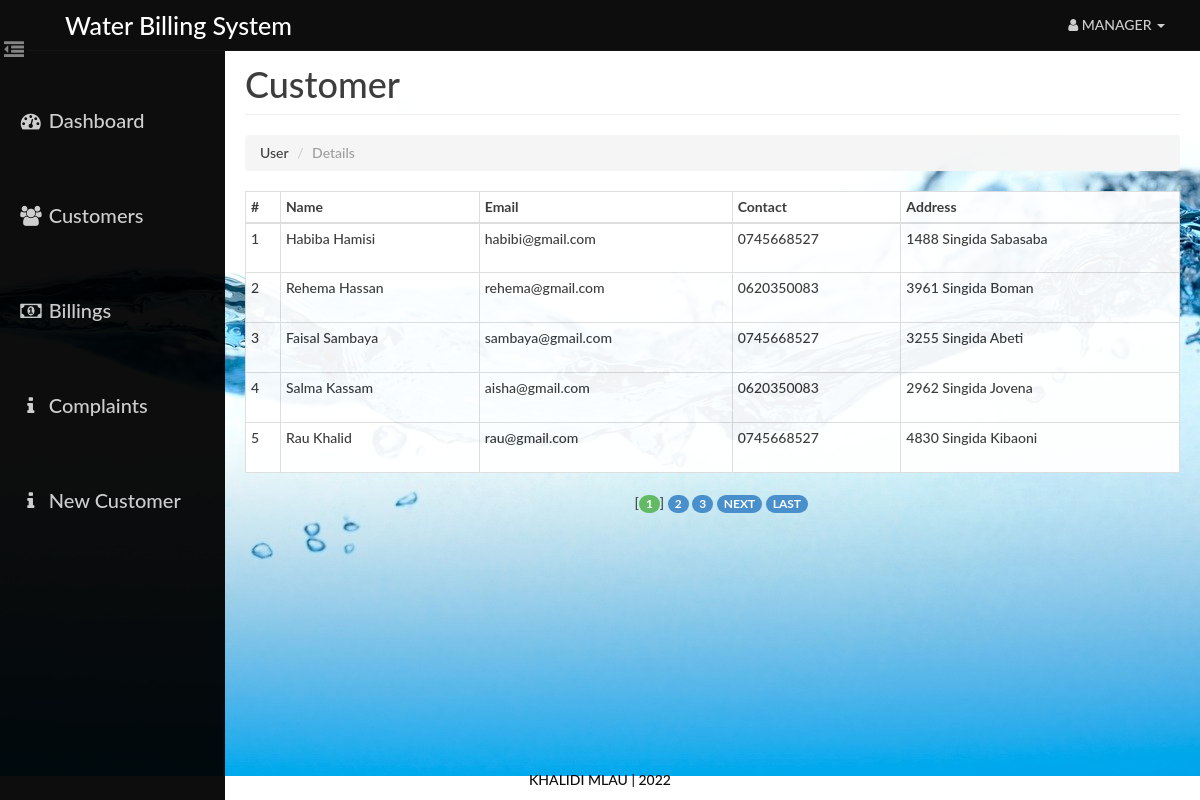
The page /admin/users.php (signed in) on the database its author committed.
### tables this page shows
CREATE TABLE `user` (
  `id` int(14) NOT NULL,
  `name` varchar(40) NOT NULL,
  `email` varchar(40) NOT NULL,
  `phone` varchar(255) NOT NULL,
  `pass` varchar(20) NOT NULL,
  `address` varchar(100) NOT NULL
);

### admin/paging1.php (called while the page is built, shortened)
<?php
    $rowsperpage = 5;
    if (isset($_GET['currentpage']) && is_numeric($_GET['currentpage'])) {
       $currentpage = (int) $_GET['currentpage'];
    } else {
       $currentpage = 1;
    }
    $offset = ($currentpage - 1) * $rowsperpage;
 ?>

### Includes/admin.php (called while the page is built, shortened)
<?php
    function retrieve_users_detail($id,$offset, $rowsperpage)
    {
        global $con;
        $query  = "SELECT * FROM user ";
        $query .= " LIMIT {$offset}, {$rowsperpage} ";
        $result = mysqli_query($con,$query);
        return $result;
    }
 ?>

### admin/users.php (the view, shortened to what this page needs)
<?php
    require_once('head_html.php');
    require_once('../Includes/session.php');
    require_once('../Includes/admin.php');
?>
<body style="background: url(./../assets/img/bg.jpg);opacity:.95;">
    <div id="wrapper">
        <?php
            require_once("nav.php");
            require_once("sidebar.php");
        ?>
        <div id="page-content-wrapper">
            <div class="container-fluid">
                <div class="row">
                    <div class="col-lg-12">
                        <h1 class="page-header">
                            Customer
                        </h1>
                        <ol class="breadcrumb">
                          <li>User</li>
                          <li class="active">Details</li>
                        </ol>
                        <div class="table-responsive" style="padding-top: 0">
                                <table class="table table-hover table-bordered table-condensed"style="background: white;">
                                    <thead>
                                        <tr>
                                            <th>#</th>
                                            <th>Name</th>
                                            <th>Email</th>
                                            <th>Contact</th>
                                            <th>Address</th>
                                        </tr>
                                    </thead>
                                    <tbody>
                                     <?php
                                            include("paging1.php");
                                            $result = retrieve_users_detail($_SESSION['aid'],$offset, $rowsperpage);
                                            $cnt=1;
                                            while($row = mysqli_fetch_assoc($result)){
                                            ?>
                                                <tr>
                                                    <td height="50"><?php echo $cnt; ?></td>
                                                    <td><?php echo $row['name'] ?></td>
                                                    <td><?php echo $row['email'] ?></td>
                                                    <td><?php echo $row['phone'] ?></td>
                                                    <td><?php echo $row['address'] ?></td>
                                                </tr>
                                            <?php $cnt++; } ?>
                                    </tbody>
                                </table>
                                <?php include("paging2.php");  ?>
                        </div>
                    </div>
                </div>
            </div>
        </div>
    </div>
<?php
    require_once("footer.php");
?>
</body>
</html>

### assets/css/dash_admin.css (style rules this page uses)
html { height: 100%; }
body, html { width: 100%; height: 100%; }
body, h1, h2, h3, h4, h5, h6 { font-family: "Lato","Helvetica Neue",Helvetica,Arial,sans-serif; font-weight: 500; }
#wrapper { padding-left: 10px; padding-top: 5px; -webkit-transition: all 0.5s ease; -moz-transition: all 0.5s ease; -o-transition: all 0.5s ease; transition: all 0.5s ease; }
#page-content-wrapper { width: 100%; padding: 15px; min-height:100%; }
@media (min-width:768px) { #wrapper { padding-left: 225px; } }
@media (min-width:768px) { #page-content-wrapper { padding: 20px; } }
.table-responsive { padding-top: 20px; padding-bottom: 20px; }

### rows shown on the page
user: name "Habiba Hamisi", email "habibi@gmail.com", phone "0745668527", address "1488 Singida Sabasaba"
user: name "Rehema Hassan", email "rehema@gmail.com", phone "0620350083", address "3961 Singida Boman"
user: name "Faisal Sambaya", email "sambaya@gmail.com", phone "0745668527", address "3255 Singida Abeti"
user: name "Salma Kassam", email "aisha@gmail.com", phone "0620350083", address "2962 Singida Jovena"
user: name "Rau Khalid", email "rau@gmail.com", phone "0745668527", address "4830 Singida Kibaoni"
